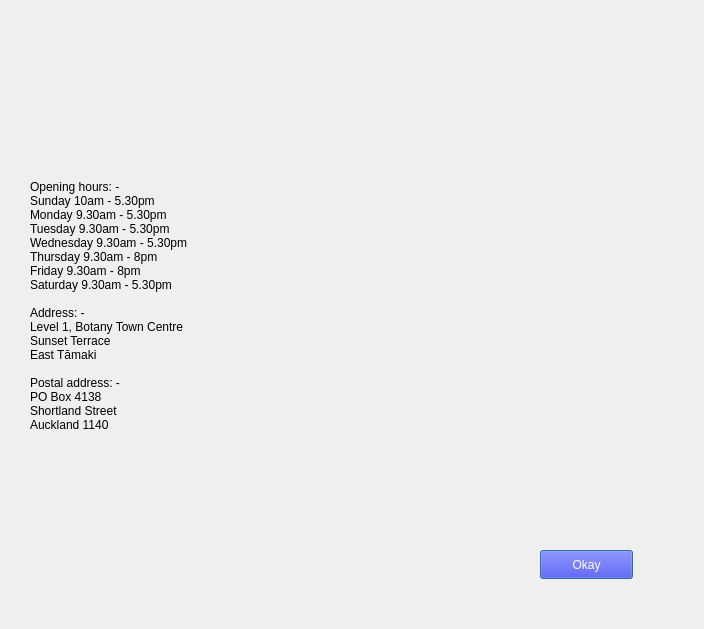
<?xml version="1.0" encoding="UTF-8"?>
<ui version="4.0">
 <class>Dialog</class>
 <widget class="QDialog" name="Dialog">
  <property name="geometry">
   <rect>
    <x>0</x>
    <y>0</y>
    <width>704</width>
    <height>629</height>
   </rect>
  </property>
  <property name="windowTitle">
   <string>Dialog</string>
  </property>
  <widget class="QLabel" name="label_2">
   <property name="geometry">
    <rect>
     <x>30</x>
     <y>120</y>
     <width>391</width>
     <height>371</height>
    </rect>
   </property>
   <property name="text">
    <string>Opening hours: -
Sunday 10am - 5.30pm
Monday 9.30am - 5.30pm
Tuesday 9.30am - 5.30pm
Wednesday 9.30am - 5.30pm
Thursday 9.30am - 8pm
Friday 9.30am - 8pm
Saturday 9.30am - 5.30pm

Address: -
Level 1, Botany Town Centre
Sunset Terrace
East Tāmaki

Postal address: -
PO Box 4138
Shortland Street
Auckland 1140</string>
   </property>
  </widget>
  <widget class="QLabel" name="label_Logo">
   <property name="geometry">
    <rect>
     <x>30</x>
     <y>20</y>
     <width>261</width>
     <height>71</height>
    </rect>
   </property>
   <property name="text">
    <string/>
   </property>
  </widget>
  <widget class="QPushButton" name="pushButtonOkay">
   <property name="geometry">
    <rect>
     <x>540</x>
     <y>550</y>
     <width>93</width>
     <height>29</height>
    </rect>
   </property>
   <property name="styleSheet">
    <string notr="true">background-color: blue;
color: white;</string>
   </property>
   <property name="text">
    <string>Okay</string>
   </property>
  </widget>
 </widget>
 <resources/>
 <connections/>
</ui>
